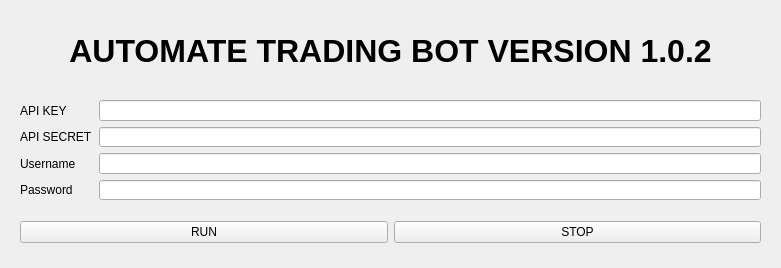
<?xml version="1.0" encoding="UTF-8"?>
<ui version="4.0">
 <class>Form</class>
 <widget class="QWidget" name="Form">
  <property name="geometry">
   <rect>
    <x>0</x>
    <y>0</y>
    <width>781</width>
    <height>268</height>
   </rect>
  </property>
  <property name="windowTitle">
   <string>Form</string>
  </property>
  <widget class="QLabel" name="label">
   <property name="geometry">
    <rect>
     <x>10</x>
     <y>20</y>
     <width>761</width>
     <height>61</height>
    </rect>
   </property>
   <property name="font">
    <font>
     <pointsize>24</pointsize>
     <weight>75</weight>
     <bold>true</bold>
    </font>
   </property>
   <property name="text">
    <string>AUTOMATE TRADING BOT VERSION 1.0.2</string>
   </property>
   <property name="alignment">
    <set>Qt::AlignCenter</set>
   </property>
  </widget>
  <widget class="QWidget" name="">
   <property name="geometry">
    <rect>
     <x>20</x>
     <y>100</y>
     <width>741</width>
     <height>100</height>
    </rect>
   </property>
   <layout class="QGridLayout" name="gridLayout">
    <item row="0" column="0">
     <widget class="QLabel" name="label_2">
      <property name="text">
       <string>API KEY</string>
      </property>
     </widget>
    </item>
    <item row="0" column="1">
     <widget class="QLineEdit" name="lineEdit"/>
    </item>
    <item row="1" column="0">
     <widget class="QLabel" name="label_3">
      <property name="text">
       <string>API SECRET</string>
      </property>
     </widget>
    </item>
    <item row="1" column="1">
     <widget class="QLineEdit" name="lineEdit_2"/>
    </item>
    <item row="2" column="0">
     <widget class="QLabel" name="label_4">
      <property name="text">
       <string>Username</string>
      </property>
     </widget>
    </item>
    <item row="2" column="1">
     <widget class="QLineEdit" name="lineEdit_3"/>
    </item>
    <item row="3" column="0">
     <widget class="QLabel" name="label_5">
      <property name="text">
       <string>Password</string>
      </property>
     </widget>
    </item>
    <item row="3" column="1">
     <widget class="QLineEdit" name="lineEdit_4"/>
    </item>
   </layout>
  </widget>
  <widget class="QWidget" name="">
   <property name="geometry">
    <rect>
     <x>20</x>
     <y>220</y>
     <width>741</width>
     <height>25</height>
    </rect>
   </property>
   <layout class="QHBoxLayout" name="horizontalLayout">
    <item>
     <widget class="QPushButton" name="pushButton">
      <property name="text">
       <string>RUN</string>
      </property>
     </widget>
    </item>
    <item>
     <widget class="QPushButton" name="pushButton_2">
      <property name="text">
       <string>STOP</string>
      </property>
     </widget>
    </item>
   </layout>
  </widget>
 </widget>
 <resources/>
 <connections/>
</ui>
